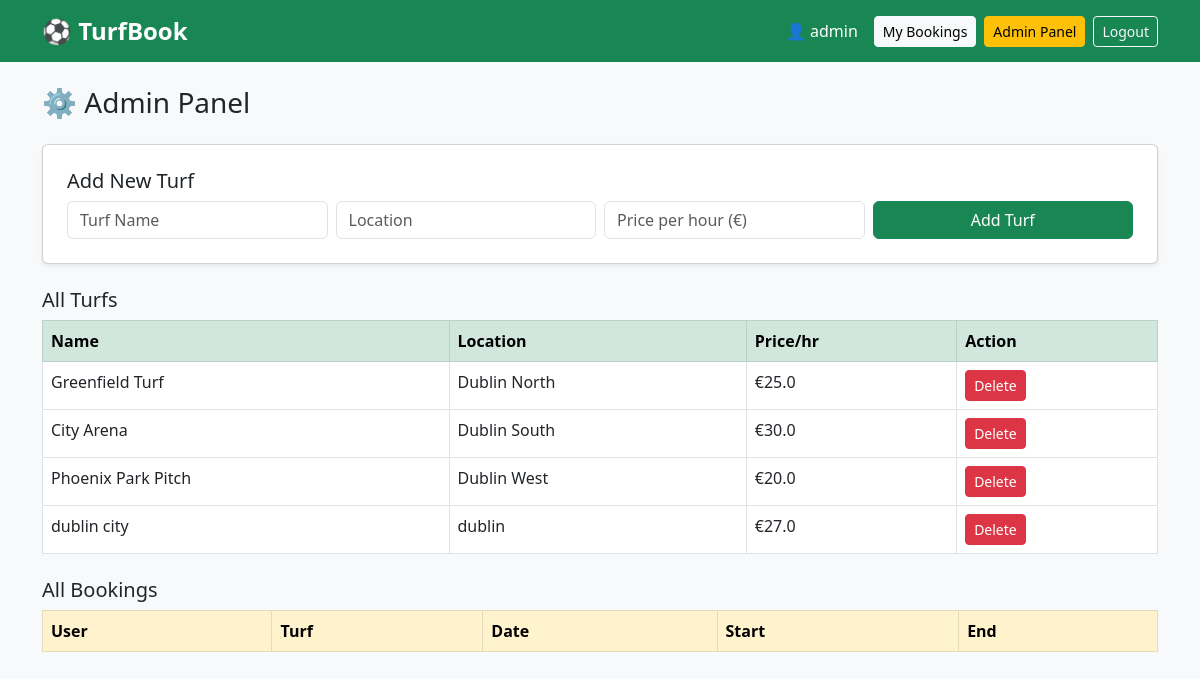
Page /admin (signed in) on the earlier database version.
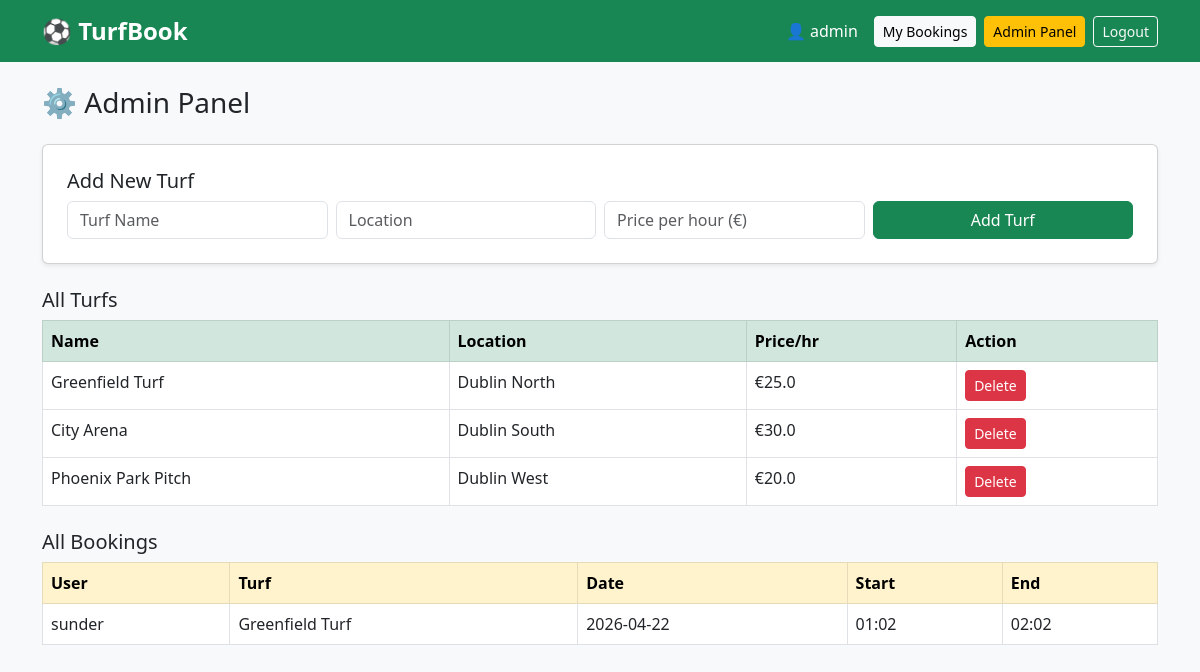
Same page on the later database version.
### tables this page shows
CREATE TABLE turfs (
            id INTEGER PRIMARY KEY AUTOINCREMENT,
            name TEXT NOT NULL,
            location TEXT NOT NULL,
            price_per_hour REAL NOT NULL,
            available INTEGER DEFAULT 1
        );

CREATE TABLE bookings (
            id INTEGER PRIMARY KEY AUTOINCREMENT,
            user_id INTEGER,
            turf_id INTEGER,
            date TEXT NOT NULL,
            start_time TEXT NOT NULL,
            end_time TEXT NOT NULL,
            FOREIGN KEY(user_id) REFERENCES users(id),
            FOREIGN KEY(turf_id) REFERENCES turfs(id)
        );

CREATE TABLE users (
            id INTEGER PRIMARY KEY AUTOINCREMENT,
            username TEXT NOT NULL UNIQUE,
            password TEXT NOT NULL,
            role TEXT DEFAULT 'customer'
        );

### app.py (the view)
@app.route('/admin')
def admin():
    if session.get('role') != 'admin':
        return redirect('/')
    db = get_db()
    turfs = db.execute("SELECT * FROM turfs").fetchall()
    bookings = db.execute('''
        SELECT b.*, t.name AS turf_name, u.username FROM bookings b
        JOIN turfs t ON b.turf_id = t.id
        JOIN users u ON b.user_id = u.id
    ''').fetchall()
    db.close()
    return render_template('admin.html', turfs=turfs, bookings=bookings)

### database.py (called while the page is built)
def get_db():
    conn = sqlite3.connect('turf.db')
    conn.row_factory = sqlite3.Row
    return conn

### templates/admin.html
{% extends 'base.html' %}
{% block content %}
<h3 class="mb-4">⚙️ Admin Panel</h3>
<div class="card shadow-sm p-4 mb-4">
    <h5>Add New Turf</h5>
    <form method="POST" action="/admin/add-turf" class="row g-2">
        <div class="col-md-3">
            <input type="text" name="name" class="form-control" placeholder="Turf Name" required>
        </div>
        <div class="col-md-3">
            <input type="text" name="location" class="form-control" placeholder="Location" required>
        </div>
        <div class="col-md-3">
            <input type="number" name="price" class="form-control" placeholder="Price per hour (€)" required>
        </div>
        <div class="col-md-3">
            <button class="btn btn-success w-100">Add Turf</button>
        </div>
    </form>
</div>
<h5>All Turfs</h5>
<table class="table table-bordered mb-4">
    <thead class="table-success">
        <tr><th>Name</th><th>Location</th><th>Price/hr</th><th>Action</th></tr>
    </thead>
    <tbody>
    {% for t in turfs %}
    <tr>
        <td>{{ t.name }}</td><td>{{ t.location }}</td><td>€{{ t.price_per_hour }}</td>
        <td><a href="/admin/delete-turf/{{ t.id }}" class="btn btn-danger btn-sm"
               onclick="return confirm('Delete this turf?')">Delete</a></td>
    </tr>
    {% endfor %}
    </tbody>
</table>
<h5>All Bookings</h5>
<table class="table table-bordered">
    <thead class="table-warning">
        <tr><th>User</th><th>Turf</th><th>Date</th><th>Start</th><th>End</th></tr>
    </thead>
    <tbody>
    {% for b in bookings %}
    <tr>
        <td>{{ b.username }}</td><td>{{ b.turf_name }}</td>
        <td>{{ b.date }}</td><td>{{ b.start_time }}</td><td>{{ b.end_time }}</td>
    </tr>
    {% endfor %}
    </tbody>
</table>
{% endblock %}

### templates/base.html (shortened to what this page needs)
<!DOCTYPE html>
<html lang="en">
<head>
    <link href="https://cdn.jsdelivr.net/npm/bootstrap@5.3.0/dist/css/bootstrap.min.css" rel="stylesheet">
</head>
<body class="bg-light">
<nav class="navbar navbar-expand-lg navbar-dark bg-success">
    <div class="container">
        <a class="navbar-brand fw-bold fs-4" href="/">⚽ TurfBook</a>
        <div class="ms-auto d-flex align-items-center">
            {% if session.username %}
                <span class="text-white me-3">👤 {{ session.username }}</span>
                <a href="/dashboard" class="btn btn-light btn-sm me-2">My Bookings</a>
                {% if session.role == 'admin' %}
                <a href="/admin" class="btn btn-warning btn-sm me-2">Admin Panel</a>
                {% endif %}
                <a href="/logout" class="btn btn-outline-light btn-sm">Logout</a>
            {% else %}
                <a href="/login" class="btn btn-light btn-sm me-2">Login</a>
                <a href="/register" class="btn btn-outline-light btn-sm">Register</a>
            {% endif %}
        </div>
    </div>
</nav>
<div class="container mt-4">
    {% block content %}{% endblock %}
</div>
</body>
</html>

Differences in the rows shown:
removed turfs: name "dublin city", location "dublin", price_per_hour "27.0"
added bookings: username "sunder", turf_name "Greenfield Turf", date "2026-04-22", start_time "01:02", end_time "02:02"
